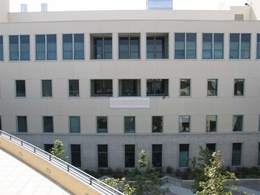
%> input picture HW3_Corner_Detection/Image1.jpg, 260 x 195 px, shrunk from 800 x 600 before the run
$ octave hw3.m   (GNU Octave 9; MATLAB toolbox functions it lacks are replaced by stand-ins)
%> lines starting %> are read from the running program, lines starting %| are printed output that depends on the picture
### HW3_Corner_Detection/harris.m
function [corner_coords, descriptors] = harris(I, w, threshold, suppression)

%convert image to gray scale
img = double(rgb2gray(I));

%apply gaussian filter to denoise
G = fspecial('gaussian',[w w],1);
imgf = conv2(img, G, 'same');

%get image size
[dimRow, dimCol]=size(img)

dx = [-1 0 1; -1 0 1; -1 0 1];
dy = dx';

%calculate derivative on each pixel
Ix = conv2(imgf, dx, 'same');
Iy = conv2(imgf, dy, 'same');

%calculate hassian matrix M with weight filter
Ixx = conv2(Ix.^2, G, 'same');
Iyy = conv2(Iy.^2, G, 'same');
Ixy = conv2(Ix.*Iy, G, 'same');

%calculate cornerness
R = (Ixx.*Iyy-Ixy.*Ixy)-0.05*(Ixx+Iyy).^2;

if suppression
    %ordfilt returns w^2 th most intense pixel in the w x w window
    localMax = ordfilt2(R, w^2, ones(w));
    corners = (R==localMax) & (R>=threshold);
else
    corners = (R>=threshold);
end

%get rid of margin corners so the descriptor won't give error
marginMask = zeros(dimRow, dimCol);
marginMask(2:dimRow-1, 2:dimCol-1) = ones(dimRow-2, dimCol-2);
corners = corners&marginMask;

%write corner points as x, y coordinates.
[rows, cols]=find(corners);
corner_coords = [rows cols];

% [7 lines of commented-out code are left out]
descriptors = zeros(length(rows), 9);
for i = 1:size(rows)
    descriptors(i, 1)=img(rows(i)-1, cols(i)-1);
    descriptors(i, 2)=img(rows(i)-1, cols(i));
    descriptors(i, 3)=img(rows(i)-1, cols(i)+1);
    descriptors(i, 4)=img(rows(i), cols(i)-1);
    descriptors(i, 5)=img(rows(i), cols(i));
    descriptors(i, 6)=img(rows(i), cols(i)+1);
    descriptors(i, 7)=img(rows(i)+1, cols(i)-1);
    descriptors(i, 8)=img(rows(i)+1, cols(i));
    descriptors(i, 9)=img(rows(i)+1, cols(i)+1);
end

% figure, imshow(uint8(I)), hold on, plot

end

### HW3_Corner_Detection/hw3.m
I = imread('image1.jpg');
%> I is the input picture: size 195x260x3 uint8; mean R, G, B 137.5, 141, 141.1
Irotate = imrotate(I,90);
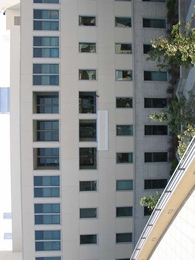
%> Irotate: size 260x195x3 uint8; mean R, G, B 137.5, 141, 141.1; mean of the top-left, top-right, bottom-left and bottom-right quarters 155.7, 101.8, 156.8, 145.5
Itrans = imtranslate(I, [50,50]);
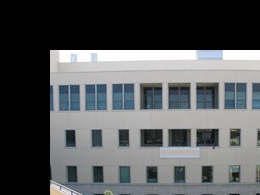
%> Itrans: size 195x260x3 uint8; mean R, G, B 86.5, 88.9, 90.4
Iscale = imresize(I, 5);

w=21;
threshold = 50000;
suppression = 1;

[corner_coords, descriptors]= harris(Iscale, w, threshold, suppression);
%> in harris, `Ixy = conv2(Ix.*Iy, G, 'same');`:
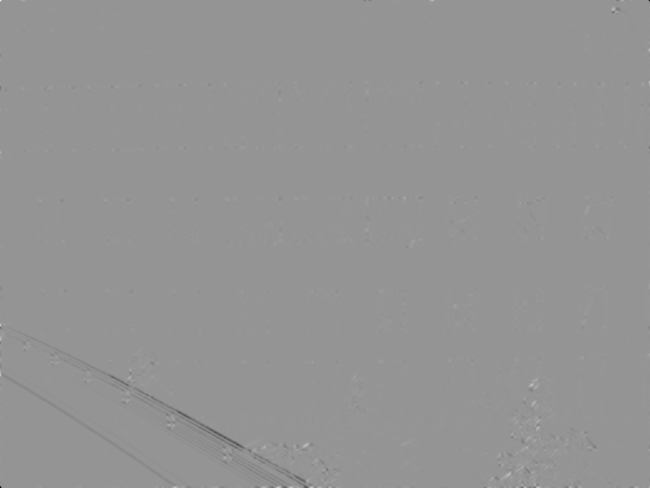
%> Ixy: size 975x1300 double (shown at 1/2 size); min -41041, max 29225.4, mean -51.1; drawn with min black and max white
%> in harris, `R = (Ixx.*Iyy-Ixy.*Ixy)-0.05*(Ixx+Iyy).^2;`:
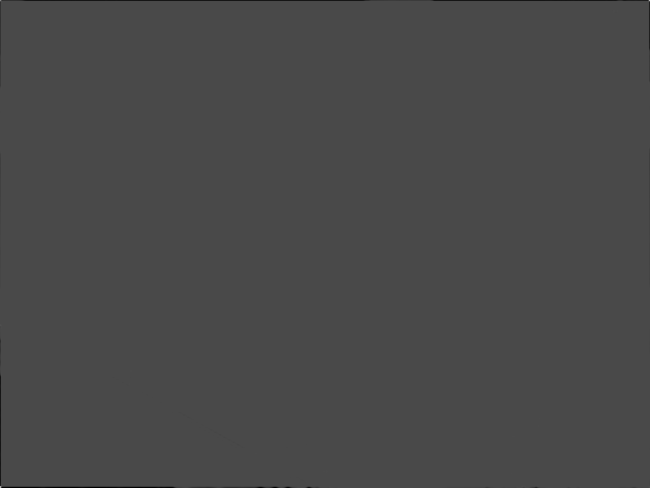
%> R: size 975x1300 double (shown at 1/2 size); min -2.41e+09, max 5.93e+09, mean -5832802; drawn with min black and max white
%> in harris, `corners = (R==localMax) & (R>=threshold);`:
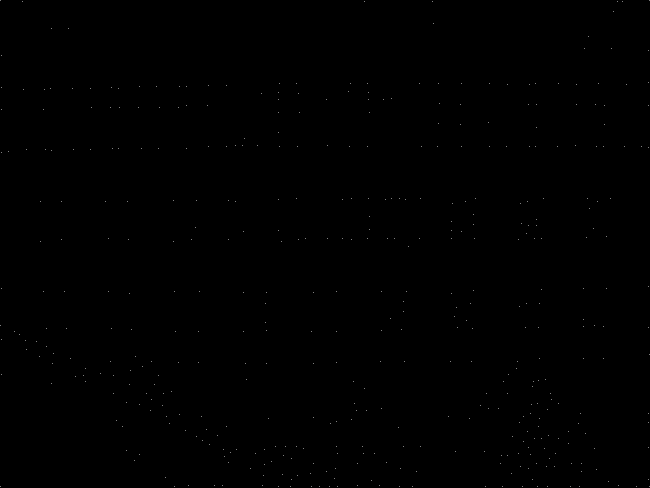
%> corners: size 975x1300 logical (shown at 1/2 size); 0.04% white in thin lines or dots
%> in harris, `marginMask(2:dimRow-1, 2:dimCol-1) = ones(dimRow-2, dimCol-2);`:
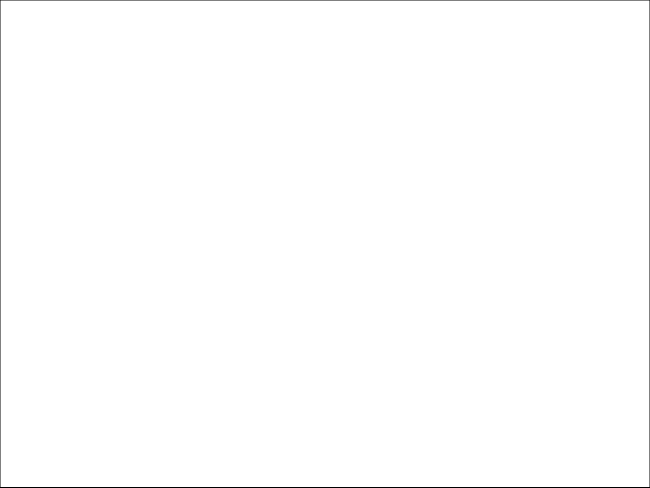
%> marginMask: size 975x1300 double (shown at 1/2 size); values 0 (black) and 1 (white), 99.6% white; black in thin lines or dots
%> in harris, `[rows, cols]=find(corners);`: rows = 451 values from 2 to 974; cols = 451 values from 2 to 1299
%> in harris, `corner_coords = [rows cols];`: corner_coords = 451 rows, first 12: [2 2; 651 2; 974 2; 176 3; 220 3; 306 3; 577 3; 679 3; 750 3; 111 4; 303 17; 664 29]
figure, imshow(Iscale), hold on, plot(corner_coords(:,2), corner_coords(:,1), 'ys')
%> after `plot(corner_coords(:,2), corner_coords(:,1), 'ys')`:
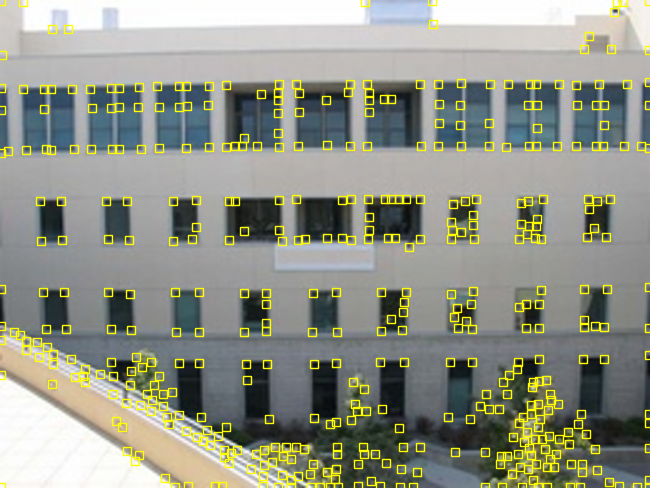
%> figure redrawn from the program's plot data; shown at 1/2 size
